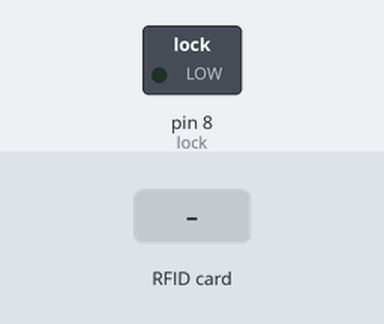
A sketch run on a simulated Arduino Uno, built with avr-gcc and run on an emulated ATmega328P. Parts: switched loads named in the sketch (green lamp = pin HIGH). The test bench sets the inputs (shaded band). Pins used as bus, display or sensor lines are not drawn.

Above: at 1.2 s.
1.3 s: RFID card 5E 7A 19 C4 held to the reader
At 2.1 s:
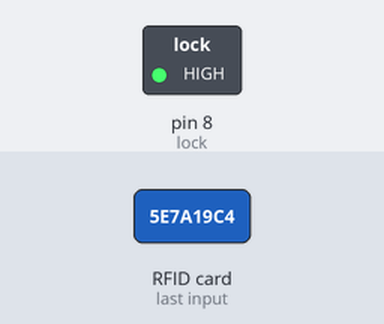
Timing chart, 0 to 5.8 s (numbered marks = the images above; inputs shaded):
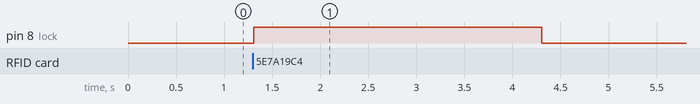

Measured:
- after the input at 1.3 s, pin 8 (lock): LOW → HIGH at once, → LOW 3.0 s later

The sketch:

rfid-lock.ino
```cpp
// RFID Door Lock System
#include <SPI.h>
#include <MFRC522.h>
#define SS_PIN 10
#define RST_PIN 9
MFRC522 mfrc522(SS_PIN, RST_PIN);
int lock = 8;
void setup() {
  Serial.begin(9600);
  SPI.begin();
  mfrc522.PCD_Init();
  pinMode(lock, OUTPUT);
}
void loop() {
  if (!mfrc522.PICC_IsNewCardPresent()) return;
  if (!mfrc522.PICC_ReadCardSerial()) return;
  digitalWrite(lock, HIGH);
  delay(3000);
  digitalWrite(lock, LOW);
}
```
